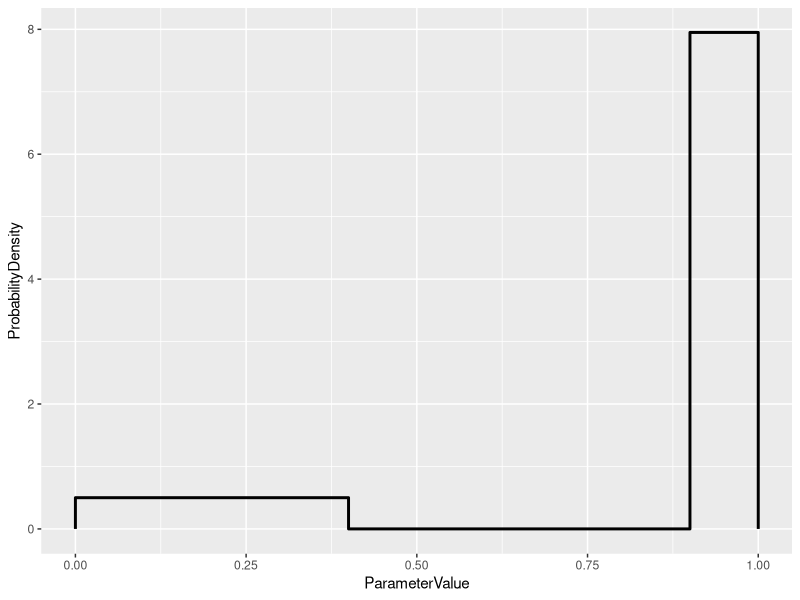
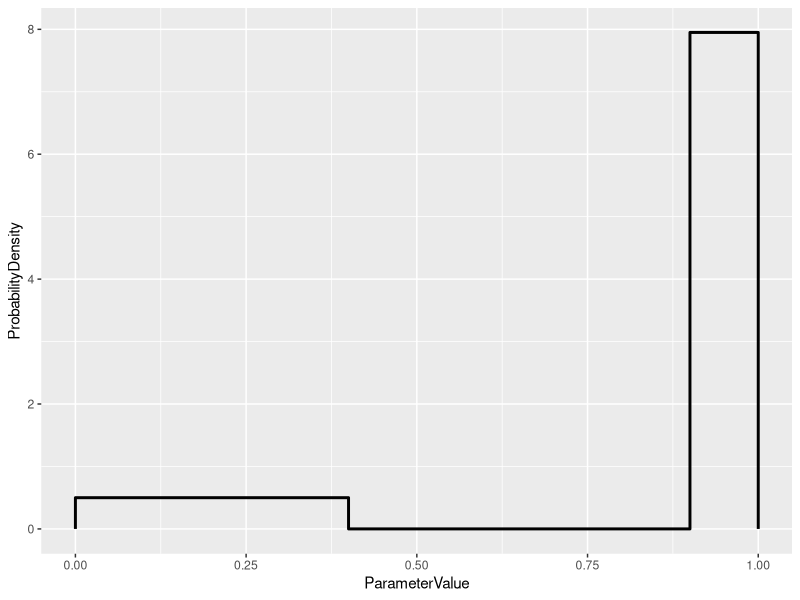

Generate these figures, in order, with R:
bin = 100000
 x = seq(0.0,1.0,length=bin)
 peak1 = rep(0.5,bin*0.4)
 vallay = rep(0.000001, bin*0.5)
 peak2_height = 8.0 - 0.000001 * bin * 0.5
 peak2 = rep(peak2_height, bin*0.1)
 y = c(peak1, vallay, peak2)
 y[1] = 0
 y[bin] = 0
#  plot(x, y, type="l", xlab="Parameter Value", ylab="Probability Density")
 
 # plot
 library(ggplot2)
 library(ggsci)
 data = data.frame(ParameterValue=x, ProbabilityDensity=y)
 g = ggplot(data, aes(x = ParameterValue, y = ProbabilityDensity))
 g = g + geom_line(size=1)
 plot(g)
 ggsave(file = "toydata_dist.png", plot=g)